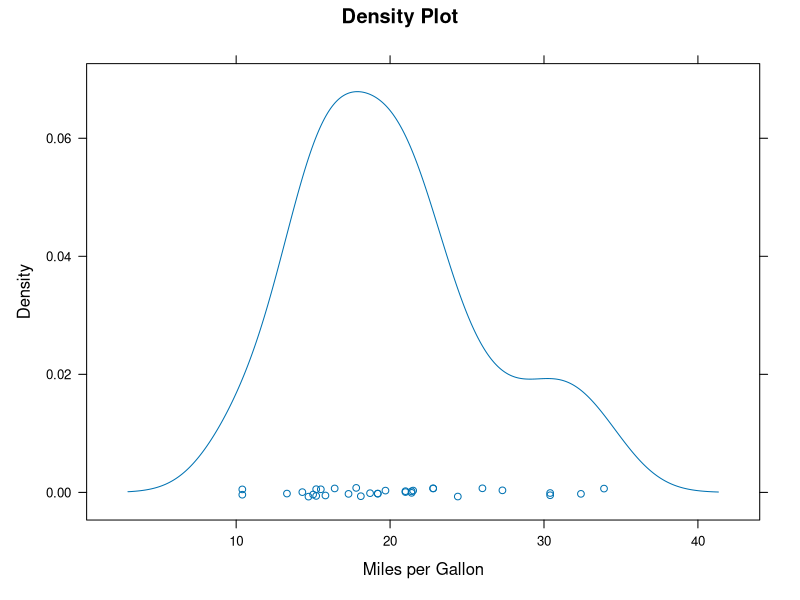
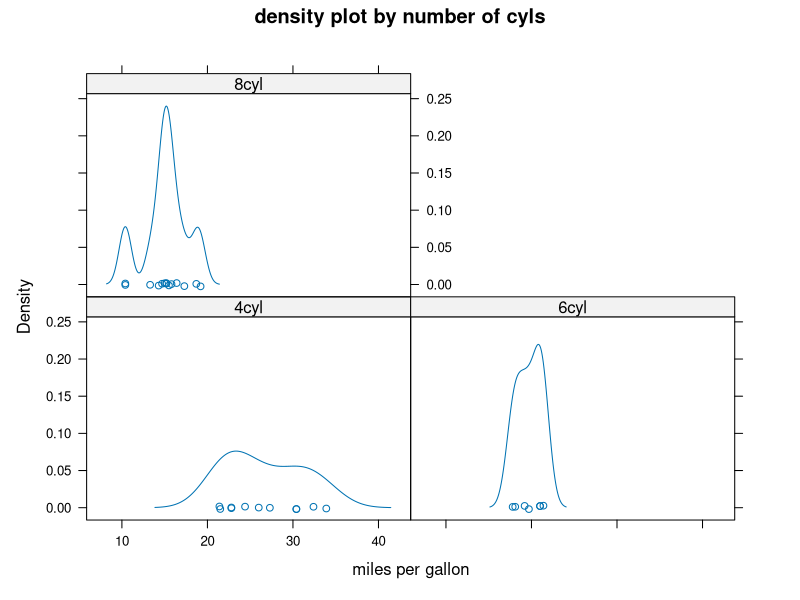
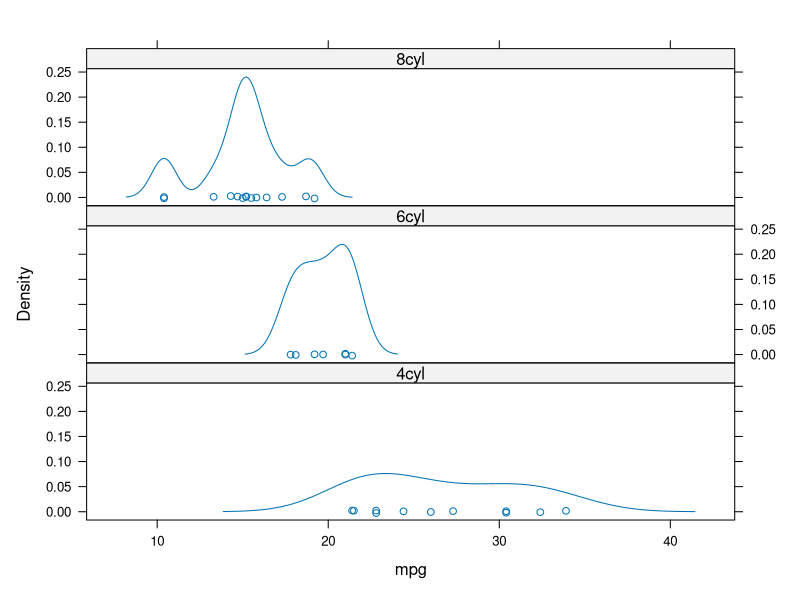
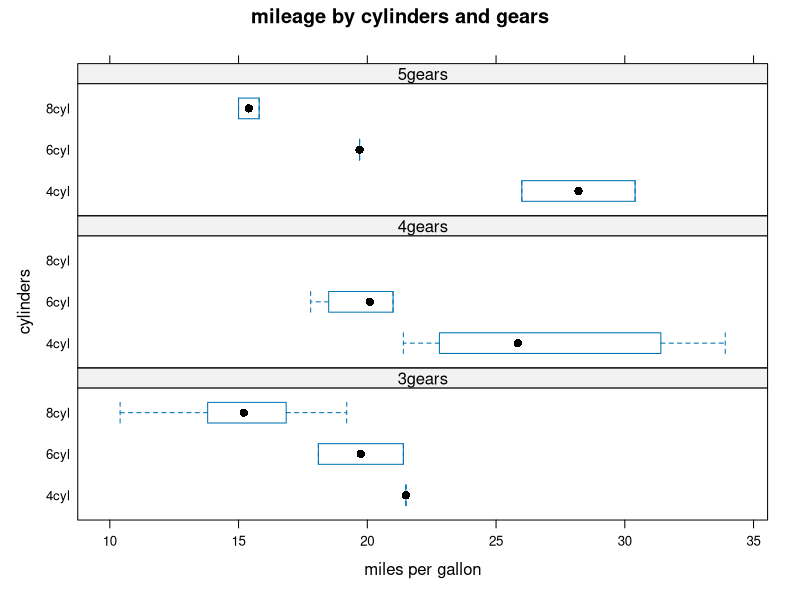
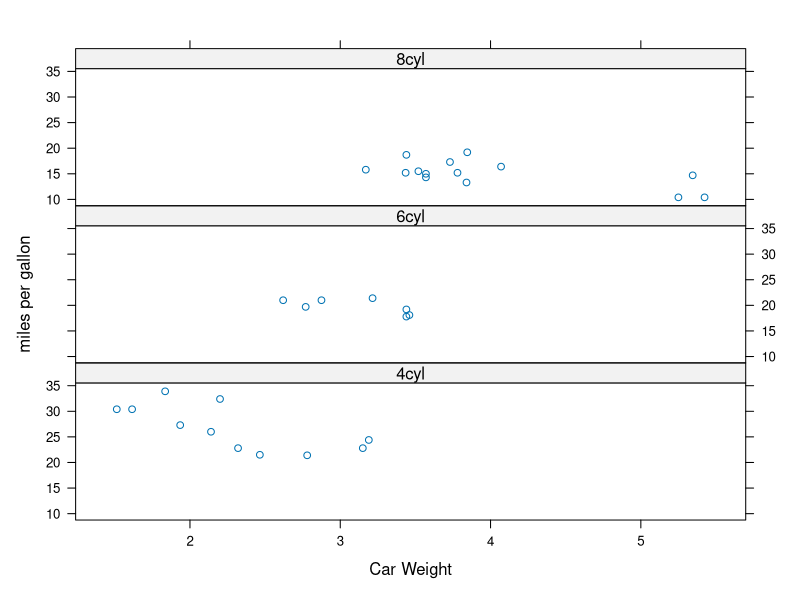
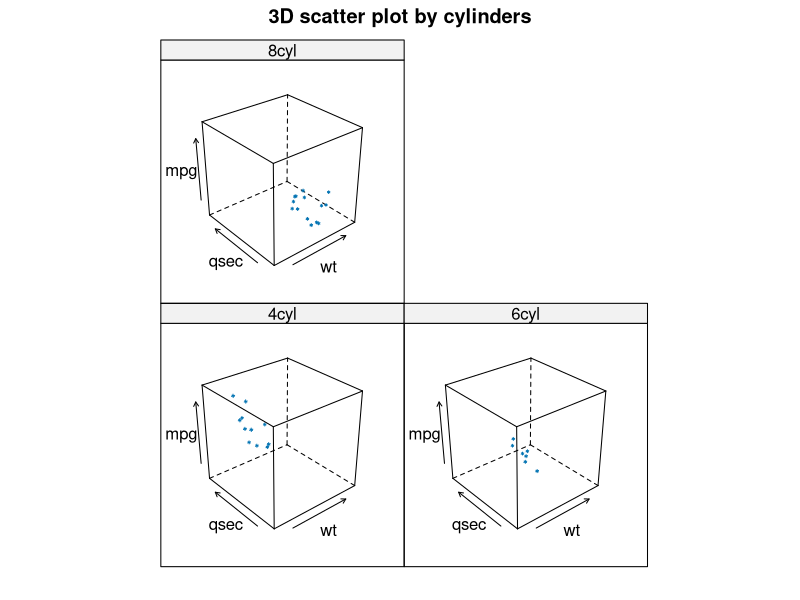
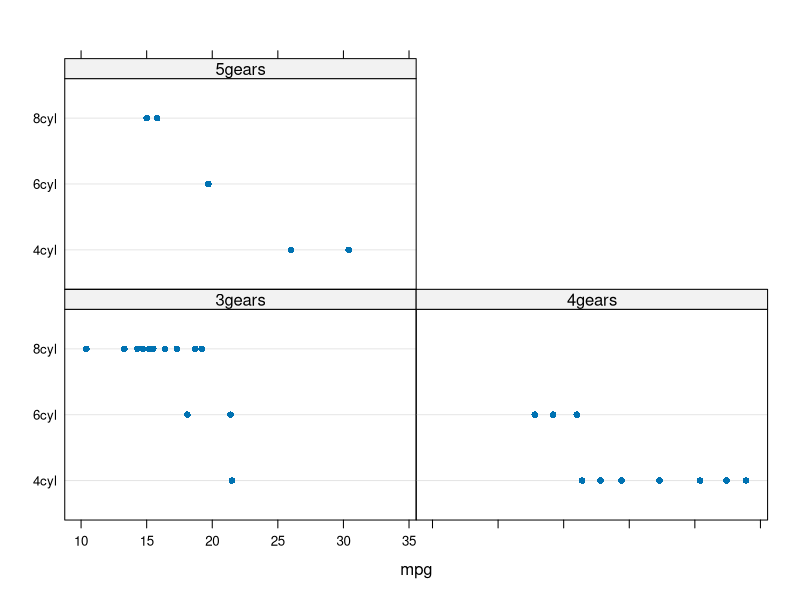
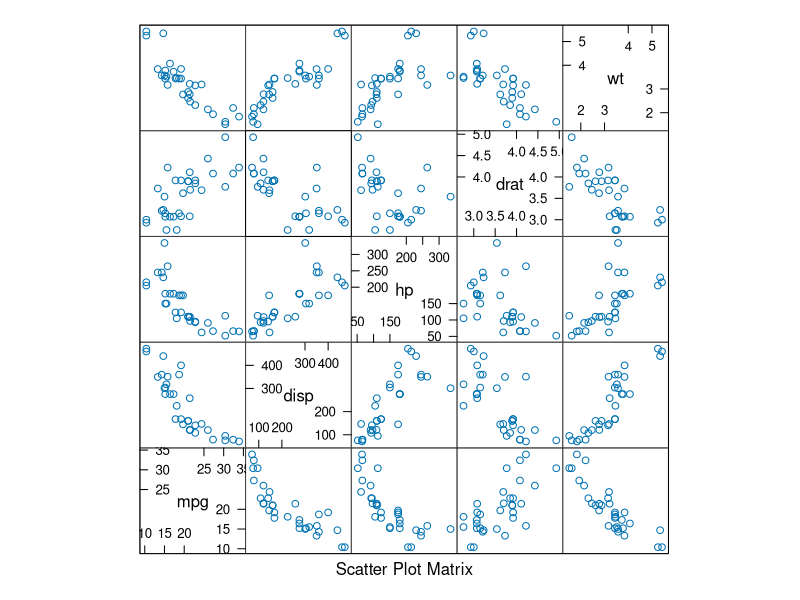

These charts were generated, in order, by the following R code:
getwd()
#y~x|A*B means display relationship between numeric variables x&y separately for every combination of factors A,B
library(lattice)
attach(mtcars)
# create factors with value labels
str(mtcars)
head(mtcars,3)
gearf=factor(gear,levels=c(3,4,5),labels=c("3gears","4gears","5gears"))
table(gearf)
summary(cyl)
table(cyl)
cylf=factor(cyl,levels=c(4,6,8),labels=c("4cyl","6cyl","8cyl"))
table(cylf)
#kernel density plot
densityplot(~mpg,main="Density Plot",xlab="Miles per Gallon")
#Kernel density plot by factor levels
densityplot(~mpg|cylf,main="density plot by number of cyls",xlab="miles per gallon")
#kernel density plot by factor level(alternate method
densityplot(~mpg|cylf,layout=c(1,3))
#boxplot for each combination of two factors
bwplot(cylf~mpg|gearf,ylab="cylinders",xlab="miles per gallon",main="mileage by cylinders and gears",layout=c(1,3))
#scatterplots for each combination of two factors
xyplot(mpg~wt|cylf,layout=c(1,3),ylab="miles per gallon", xlab="Car Weight")
#3D scatter plot by factor level
cloud(mpg~wt*qsec|cylf,main="3D scatter plot by cylinders")
#dotplot forcombination of two factors
dotplot(cylf~mpg|gearf)
#scatterplot matrix
names(mtcars)
splom(mtcars[c(1,3,4,5,6)],)
#smooothen the graph
smooth=function(x,y){
  panel.xyplot(x,y)
  panel.loess(x,y)
}
hpc=cut(hp,3)
xyplot(mpg~wt|hpc,scales=list(cex=0.8,col="red"),panel=smooth,xlab="car wt",ylab="miles per gallon")
